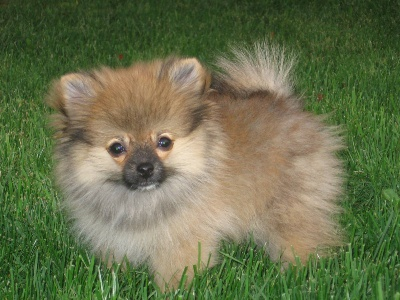
#> input picture images/smolangel.jpg, 400 x 300 px
$ python vignette_filter.py
#> lines starting #> are read from the running program, lines starting #| are printed output that depends on the picture
import cv2
import numpy as np

img = cv2.imread('images/smolangel.jpg')
#> img is the input picture: shape (300, 400, 3); mean B, G, R 76.8, 112.9, 104.1
rows, cols = img.shape[:2]
#> rows = 300; cols = 400

# generating vignette mask using Gaussian kernels
kernel_x = cv2.getGaussianKernel(cols,200)
kernel_y = cv2.getGaussianKernel(rows,200)
kernel = kernel_y * kernel_x.T
mask = 255 * kernel / np.linalg.norm(kernel)
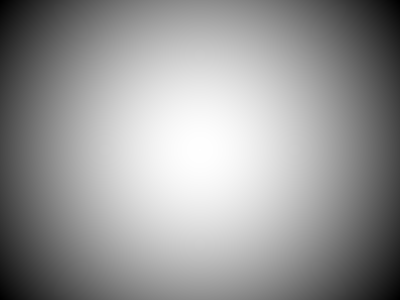
#> kernel: shape (300, 400) float64; min 4.9e-06, max 1.07e-05, mean 8.33e-06; drawn with min black and max white
output = np.copy(img)

# applying the mask to each channel in the input image
for i in range(3):
    output[:,:,i] = output[:,:,i] * mask
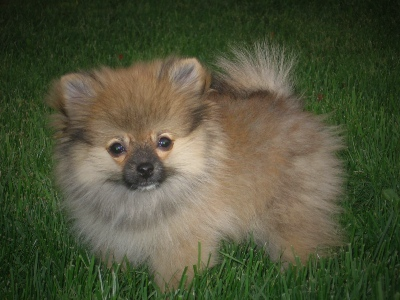
#> output: shape (300, 400, 3); mean B, G, R 58.7, 83.9, 79.8

cv2.imshow('Original', img)
cv2.imshow('Vignette', output)
cv2.waitKey(0)

$ run again, with images/iampupper.jpg copied over images/smolangel.jpg
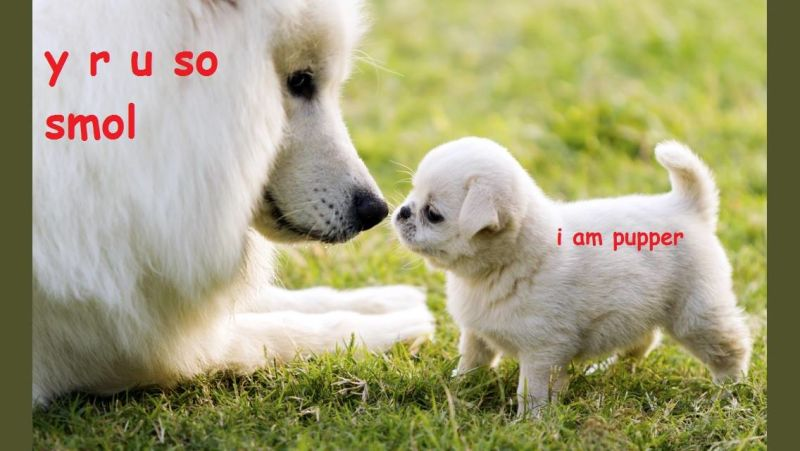
#> input picture images/iampupper.jpg, 800 x 451 px
#> img is the input picture: shape (451, 800, 3); mean B, G, R 122.4, 160.8, 163.8
#> `mask = 255 * kernel / np.linalg.norm(kernel)`:
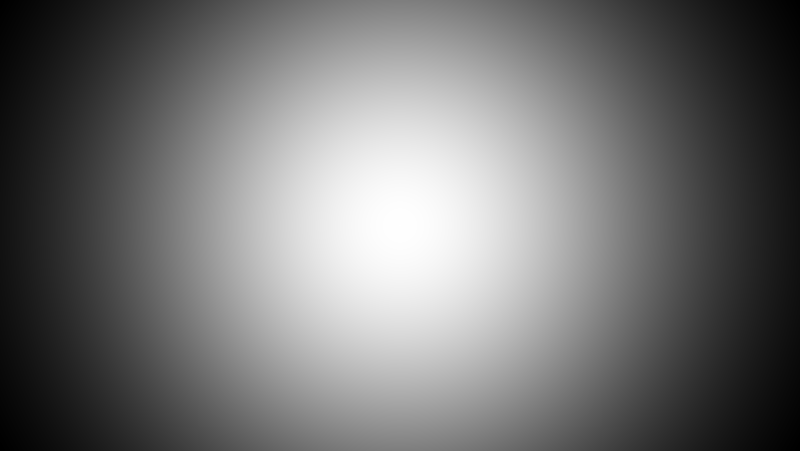
#> kernel: shape (451, 800) float64; min 4.07e-07, max 5.63e-06, mean 2.77e-06; drawn with min black and max white
#> after the loop `for i in range(3):`:
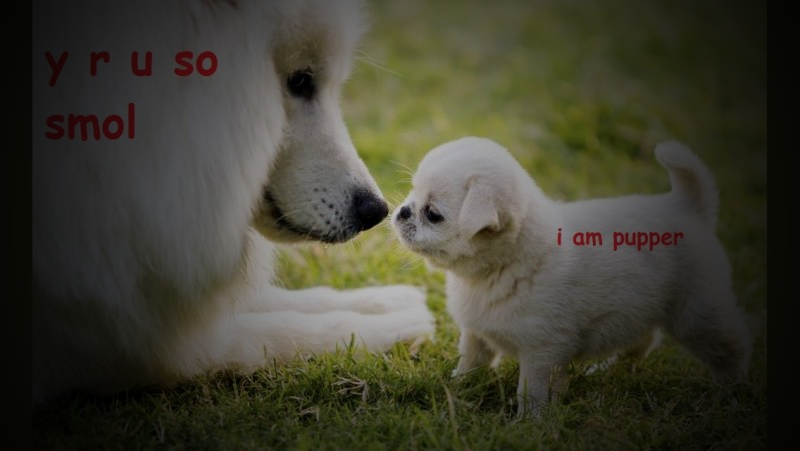
#> output: shape (451, 800, 3); mean B, G, R 48.7, 63.1, 64.4

$ run again, with images/potato.jpg copied over images/smolangel.jpg
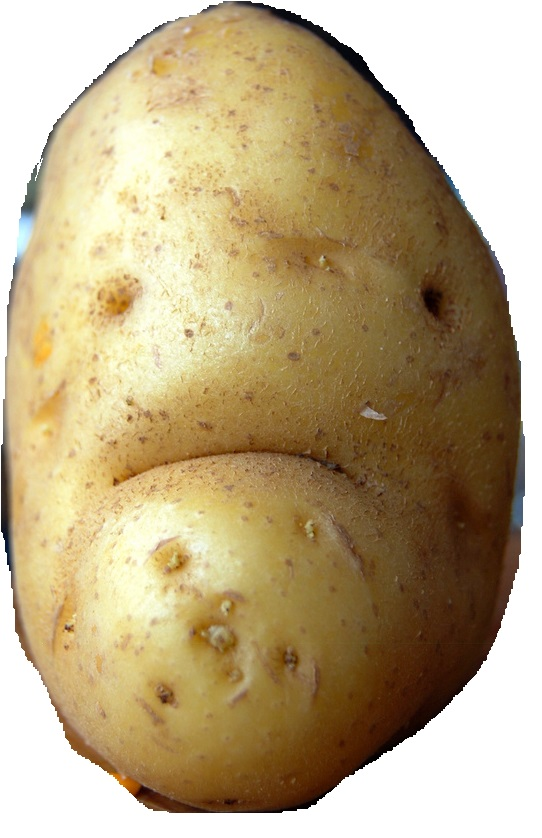
#> input picture images/potato.jpg, 542 x 838 px
#> img is the input picture: shape (838, 542, 3); mean B, G, R 131.7, 168.4, 186.9
#> `mask = 255 * kernel / np.linalg.norm(kernel)`:
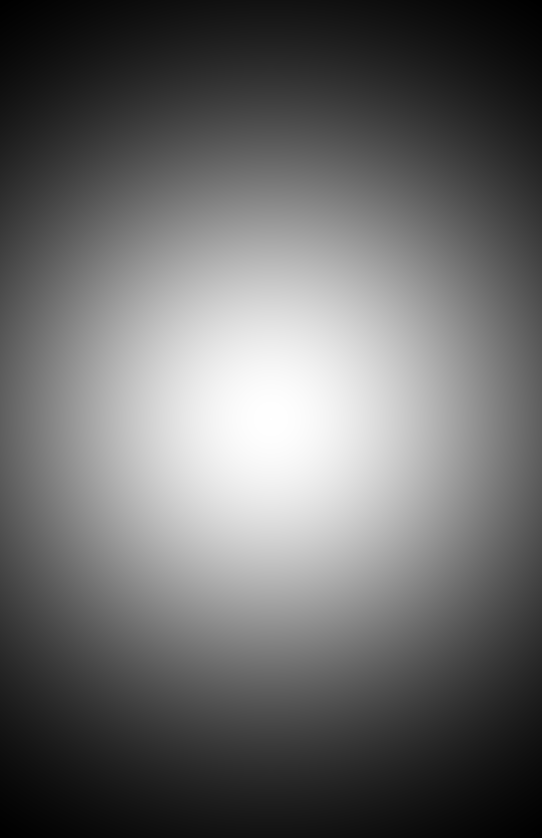
#> kernel: shape (838, 542) float64; min 2.25e-07, max 5.01e-06, mean 2.2e-06; drawn with min black and max white
#> after the loop `for i in range(3):`:
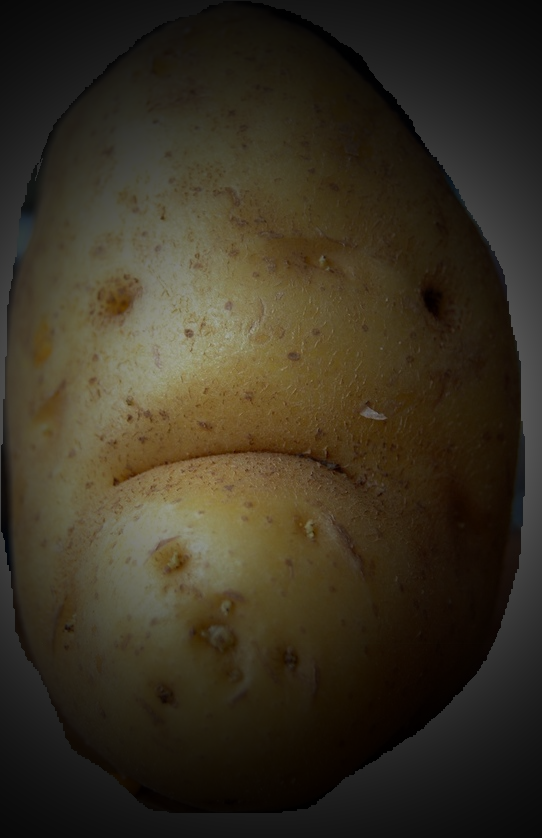
#> output: shape (838, 542, 3); mean B, G, R 34.2, 49.1, 56.3
